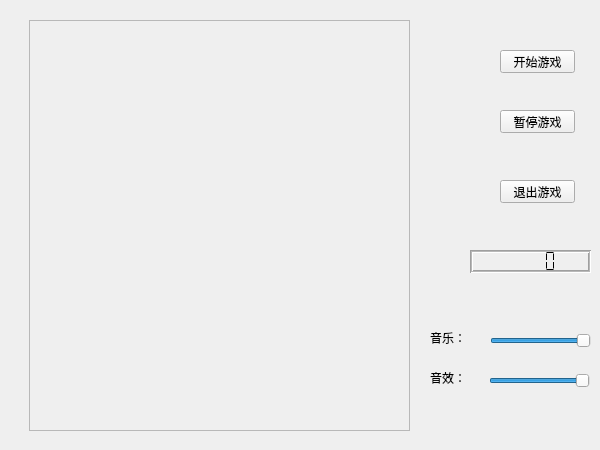
<?xml version="1.0" encoding="UTF-8"?>
<ui version="4.0">
 <class>Widget</class>
 <widget class="QWidget" name="Widget">
  <property name="geometry">
   <rect>
    <x>0</x>
    <y>0</y>
    <width>600</width>
    <height>450</height>
   </rect>
  </property>
  <property name="windowTitle">
   <string>Widget</string>
  </property>
  <widget class="QFrame" name="frame">
   <property name="geometry">
    <rect>
     <x>29</x>
     <y>20</y>
     <width>381</width>
     <height>411</height>
    </rect>
   </property>
   <property name="frameShape">
    <enum>QFrame::StyledPanel</enum>
   </property>
   <property name="frameShadow">
    <enum>QFrame::Sunken</enum>
   </property>
   <property name="lineWidth">
    <number>1</number>
   </property>
   <property name="midLineWidth">
    <number>0</number>
   </property>
  </widget>
  <widget class="QPushButton" name="gameStartBtn">
   <property name="geometry">
    <rect>
     <x>500</x>
     <y>50</y>
     <width>75</width>
     <height>23</height>
    </rect>
   </property>
   <property name="text">
    <string>开始游戏</string>
   </property>
  </widget>
  <widget class="QPushButton" name="gamePauseBtn">
   <property name="geometry">
    <rect>
     <x>500</x>
     <y>110</y>
     <width>75</width>
     <height>23</height>
    </rect>
   </property>
   <property name="text">
    <string>暂停游戏</string>
   </property>
   <property name="checkable">
    <bool>true</bool>
   </property>
  </widget>
  <widget class="QPushButton" name="exitBtn">
   <property name="geometry">
    <rect>
     <x>500</x>
     <y>180</y>
     <width>75</width>
     <height>23</height>
    </rect>
   </property>
   <property name="text">
    <string>退出游戏</string>
   </property>
  </widget>
  <widget class="QLCDNumber" name="lcdNumber">
   <property name="geometry">
    <rect>
     <x>470</x>
     <y>250</y>
     <width>121</width>
     <height>23</height>
    </rect>
   </property>
   <property name="frameShape">
    <enum>QFrame::Box</enum>
   </property>
   <property name="frameShadow">
    <enum>QFrame::Sunken</enum>
   </property>
   <property name="lineWidth">
    <number>1</number>
   </property>
   <property name="midLineWidth">
    <number>1</number>
   </property>
   <property name="smallDecimalPoint">
    <bool>false</bool>
   </property>
   <property name="numDigits">
    <number>5</number>
   </property>
   <property name="segmentStyle">
    <enum>QLCDNumber::Flat</enum>
   </property>
  </widget>
  <widget class="QSlider" name="boxAudioVolumeSlider">
   <property name="geometry">
    <rect>
     <x>489</x>
     <y>370</y>
     <width>101</width>
     <height>21</height>
    </rect>
   </property>
   <property name="maximum">
    <number>100</number>
   </property>
   <property name="singleStep">
    <number>1</number>
   </property>
   <property name="pageStep">
    <number>10</number>
   </property>
   <property name="value">
    <number>100</number>
   </property>
   <property name="sliderPosition">
    <number>100</number>
   </property>
   <property name="orientation">
    <enum>Qt::Horizontal</enum>
   </property>
  </widget>
  <widget class="QSlider" name="backgroundAudioVolumeSlider_2">
   <property name="geometry">
    <rect>
     <x>490</x>
     <y>330</y>
     <width>101</width>
     <height>21</height>
    </rect>
   </property>
   <property name="maximum">
    <number>100</number>
   </property>
   <property name="singleStep">
    <number>1</number>
   </property>
   <property name="pageStep">
    <number>10</number>
   </property>
   <property name="value">
    <number>100</number>
   </property>
   <property name="sliderPosition">
    <number>100</number>
   </property>
   <property name="orientation">
    <enum>Qt::Horizontal</enum>
   </property>
  </widget>
  <widget class="QLabel" name="label">
   <property name="geometry">
    <rect>
     <x>430</x>
     <y>330</y>
     <width>41</width>
     <height>16</height>
    </rect>
   </property>
   <property name="text">
    <string>音乐：</string>
   </property>
  </widget>
  <widget class="QLabel" name="label_2">
   <property name="geometry">
    <rect>
     <x>430</x>
     <y>370</y>
     <width>41</width>
     <height>16</height>
    </rect>
   </property>
   <property name="text">
    <string>音效：</string>
   </property>
  </widget>
 </widget>
 <layoutdefault spacing="6" margin="11"/>
 <resources/>
 <connections/>
</ui>
